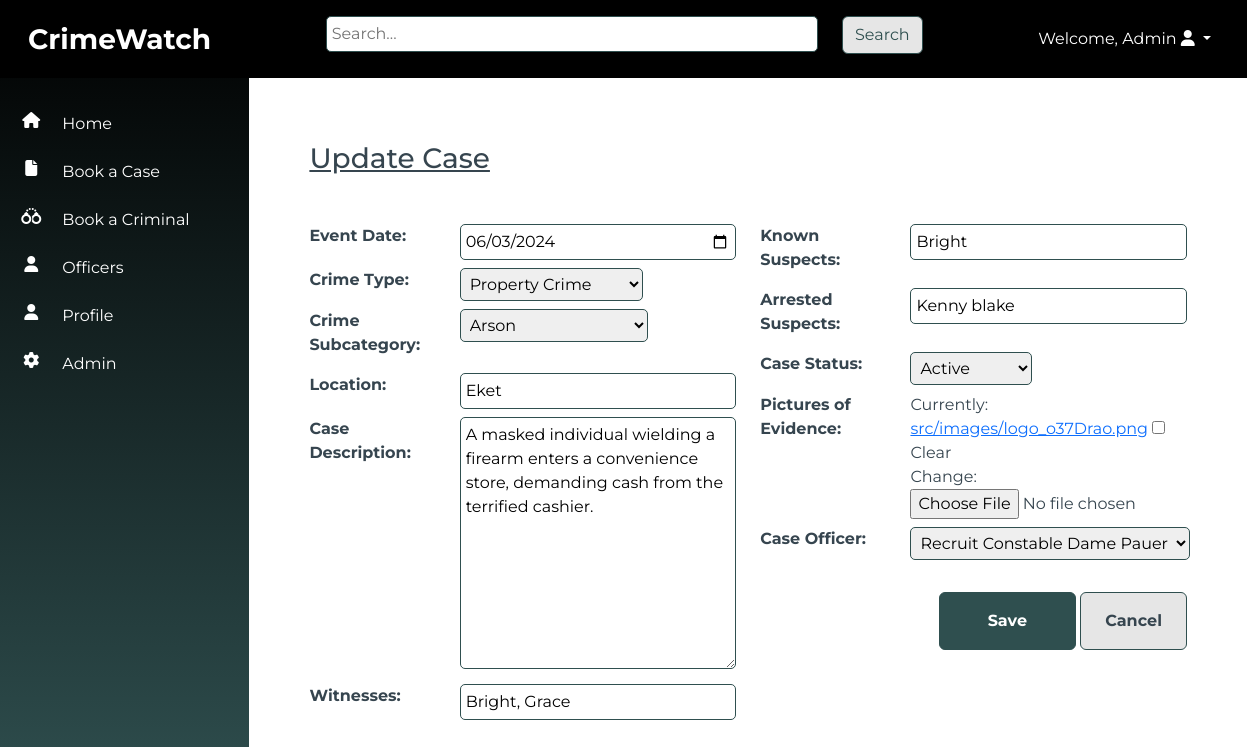
/cases/update/2/ (signed in), run on the app's committed database.
### cases/models.py (models this page shows, shortened)
class CriminalCase(models.Model):
    CASE_STATUS_CHOICES = [
        ('active', 'Active'),
        ('in_progress', 'In Progress'),
        ('closed', 'Closed'),
    ]
    case_number = models.CharField(max_length=12, unique=True, editable=False)
    event_date = models.DateTimeField()
    crime_type = models.ForeignKey(CrimeType, on_delete=models.CASCADE)
    crime_subcategory = models.ForeignKey(CrimeSubcategory, on_delete=models.CASCADE)
    location_of_crime = models.CharField(max_length=255)
    case_description = models.TextField()
    witnesses = models.CharField(max_length=255)
    known_suspects = models.CharField(max_length=255)
    arrested_suspects = models.CharField(max_length=255)
    case_status = models.CharField(max_length=12, choices=CASE_STATUS_CHOICES)
    pictures_of_evidence = models.ImageField(upload_to='src/images/', null=True, blank=True)
    case_officer = models.ForeignKey(Officer, on_delete=models.CASCADE, null=True)

### cases/views.py (the view)
# urls.py: path('update/<int:pk>/', views.case_update, name='case_update'),
@login_required
def case_update(request, pk):
    criminal_case = get_object_or_404(CriminalCase, pk=pk)
    if request.method == 'POST':
        form = CriminalCaseForm(request.POST, request.FILES, instance=criminal_case)
        if form.is_valid():
            form.save()
            return redirect('case_list')
    else:
        form = CriminalCaseForm(instance=criminal_case)
    return render(request, 'case_form.html', {'form': form})

### cases/forms.py
class CriminalCaseForm(forms.ModelForm):
    class Meta:
        model = CriminalCase
        fields = '__all__'
        widgets = {
            'event_date': forms.DateInput(attrs={'type': 'date'}),
        }
    def __init__(self, *args, **kwargs):
        super(CriminalCaseForm, self).__init__(*args, **kwargs)
        self.fields['crime_subcategory'].queryset = CrimeSubcategory.objects.none()
        if 'crime_type' in self.data:
            try:
                crime_type_id = int(self.data.get('crime_type'))
                self.fields['crime_subcategory'].queryset = CrimeSubcategory.objects.filter(crime_type_id=crime_type_id).order_by('name')
            except (ValueError, TypeError):
                pass  # invalid input from the client; ignore and use empty queryset
        elif self.instance.pk:
            self.fields['crime_subcategory'].queryset = self.instance.crime_type.crimesubcategory_set.order_by('name')

### cases/models.py (called while the page is built)
    def __str__(self):
        return self.name

    def __str__(self):
        return self.name

### officers/models.py (called while the page is built)
    def __str__(self):
        return f"{self.rank} {self.name}"

### cases/templates/case_form.html (shortened to what this page needs)
{% extends 'base.html' %}
{% block content %}
<div class="container-fluid p-5">
    <h1 class="fs-3 mb-3 text-decoration-underline">{{ form.instance.pk|yesno:"Update Case, Book a Case" }}</h1>
    <form method="post" enctype="multipart/form-data" class="needs-validation mt-5">
        <div class="row">
            <div class="col-md-6">
                <div class="row mb-2 align-items-start">
                    <div class="col-md-5 col-lg-4">
                        <label class="form-label fw-bold" for="id_event_date">Event Date:</label>
                    </div>
                    <div class="col-md-7 col-lg-8 rounded-top">
                        {{ form.event_date }}
                    </div>
                </div>
                <div class="row mb-2 align-items-start">
                    <div class="col-md-5 col-lg-4">
                        <label class="form-label fw-bold" for="id_crime_type">Crime Type:</label>
                    </div>
                    <div class="col-md-7 col-lg-8 rounded-top">
                        {{ form.crime_type }}
                    </div>
                </div>
                <div class="row mb-2 align-items-start">
                    <div class="col-md-5 col-lg-4">
                        <label class="form-label fw-bold" for="id_crime_subcategory">Crime Subcategory:</label>
                    </div>
                    <div class="col-md-7 col-lg-8 rounded-top">
                        {{ form.crime_subcategory }}
                    </div>
                </div>
                <div class="row mb-2 align-items-start">
                    <div class="col-md-5 col-lg-4">
                        <label class="form-label fw-bold" for="id_location_of_crime">Location:</label>
                    </div>
                    <div class="col-md-7 col-lg-8 rounded-top">
                        {{ form.location_of_crime }}
                    </div>
                </div>
                <div class="row mb-2 align-items-start">
                    <div class="col-md-5 col-lg-4">
                        <label class="form-label fw-bold" for="id_case_description">Case Description:</label>
                    </div>
                    <div class="col-md-7 col-lg-8 rounded-top">
                        {{ form.case_description }}
                    </div>
                </div>
                <div class="row mb-2">
                    <div class="col-md-5 col-lg-4">
                        <label class="form-label fw-bold" for="id_witnesses">Witnesses:</label>
                    </div>
                    <div class="col-md-7 col-lg-8 ">
                        {{ form.witnesses }}
                    </div>
                </div>
            </div>
            <div class="col-md-6">
                <div class="row mb-2">
                    <div class="col-md-5 col-lg-4">
                        <label class="form-label fw-bold" for="id_known_suspects">Known Suspects:</label>
                    </div>
                    <div class="col-md-7 col-lg-8 ">
                        {{ form.known_suspects }}
                    </div>
                </div>
                <div class="row mb-2">
                    <div class="col-md-5 col-lg-4">
                        <label class="form-label fw-bold" for="id_arrested_suspects">Arrested Suspects:</label>
                    </div>
                    <div class="col-md-7 col-lg-8 ">
                        {{ form.arrested_suspects}}
                    </div>
                </div>
                <div class="row mb-2">
                    <div class="col-md-5 col-lg-4">
                        <label class="form-label fw-bold" for="id_case_status">Case Status:</label>
                    </div>
                    <div class="col-md-7 col-lg-8 ">
                        {{ form.case_status }}
                    </div>
                </div>
                <div class="row mb-2">
                    <div class="col-md-5 col-lg-4">
                        <label class="form-label fw-bold" for="id_pictures_of_evidence">Pictures of Evidence:</label>
                    </div>
                    <div class="col-md-7 col-lg-8 ">
                        {{ form.pictures_of_evidence }}
                    </div>
                </div>
                <div class="row mb-2">
                    <div class="col-md-5 col-lg-4">
                        <label class="form-label fw-bold" for="id_case_officer">Case Officer:</label>
                    </div>
                    <div class="col-md-7 col-lg-8 ">
                        {{ form.case_officer }}
                    </div>
                </div>
                <div class="float-end mt-4 " role="group" aria-label="Basic example">
                    <button type="submit" class="btn btn-primary p-3 px-5 fw-bold">Save</button>
                    <a href="{% url 'case_list' %}" class="btn btn-gray p-3 px-4 fw-bold">Cancel</a>
                  </div>
            </div>
        </div>
    </form>
</div>
 {% endblock %}

### templates/base.html (shortened to what this page needs)
<!DOCTYPE html>
<html lang="en">
<head>
    <link rel="stylesheet" href="https://cdnjs.cloudflare.com/ajax/libs/font-awesome/6.5.2/css/all.min.css">
    {% load static %}
    <link rel="stylesheet" type="text/css" href="{% static 'src/styles.css' %}">
    <link href="https://cdn.jsdelivr.net/npm/bootstrap@5.3.3/dist/css/bootstrap.min.css" rel="stylesheet">
</head>
<body>
    <nav class="navbar navbar-expand-sm navbar-dark p-3">
        <div class="container-fluid">
            <div class="col-md-3"><a class="navbar-brand fs-3 fw-bold" href="{% url 'home' %}">CrimeWatch</a></div>
            <div class="col-md-6 d-none d-sm-block">
              <form method="get" action="{% url 'search_results' %}">
                <div class="row mb-2 align-items-start">
                  <div class="col-md-10">
                    <input type="text" name="q" placeholder="Search...">
                  </div>
                  <div class="col-md-2 rounded-top">
                    <button type="submit" class="btn btn-gray">Search</button>
                  </div>
              </div>
            </form>
          </div>
                <div class="col-md-3 d-none d-sm-block float-end">
                  {% if user.is_authenticated %}
                  <ul class="navbar-nav ml-3 justify-content-end">
                  <li class="dropdown nav-item">
                      <a href="#" class="dropdown-toggle nav-link text-white text-capitalize" data-bs-toggle="dropdown">Welcome, {{ user.username }} <i class="fa fa-user"></i> <b class="caret"></b></a>
                  </li></ul>
                  {% else %}
                  <li><a href="{% url 'login' %}">Login</a></li>
                  {% endif %}
          </div>
        </div>
      </nav>
    <div class="container-fluid">
        <div class="row">
        <div class="vert-bar d-none d-sm-block">
            <ul class="navbar-nav">
              <li class="nav-item my-1  py-2 row align-items-start">
                <i class="col-3 fa fa-house text-center"></i>
                <a class="col-9 nav-link p-0 m-0" href="{% url 'home' %}">Home</a>
              </li>
              <li class="nav-item my-1  py-2 row align-items-start">
                <i class="col-3 fa fa-file text-center"></i>
                <a class="col-9 nav-link p-0 m-0" href="{% url 'case_create' %}">Book a Case</a>
              </li>
              <li class="nav-item my-1  py-2 row align-items-start">
                <i class="col-3 fa fa-handcuffs text-center"></i>
                <a class="col-9 nav-link p-0 m-0" href="{% url 'criminal_create' %}">Book a Criminal</a>
              </li>
              <li class="nav-item my-1 py-2 row align-items-start">
                <i class="col-3 fa fa-user text-center"></i>
                <a class="col-9 nav-link p-0 m-0" href="{% url 'officer_list' %}">Officers</a>
              </li>
              <li class="nav-item my-1 py-2 row align-items-start">
                <i class="col-3 fa fa-user text-center"></i>
                <a class="col-9 nav-link p-0 m-0" href="{% url 'profile' %}">Profile</a>
              </li>
              <li class="nav-item my-1 py-2 row align-items-start">
                <i class="col-3 fa fa-gear text-center"></i>
                <a class="col-9 nav-link p-0 m-0" href="{% url 'admin:index' %}">Admin</a>
              </li>
              </ul>
        </div>
        <div class="content pt-3">
            {% block content %}{% endblock %}
        </div>
        </div>
    </div>
</body>
</html>

### static/src/styles.css (style rules this page uses)
body { font-family: 'Montserrat', sans-serif !important; color: var(--charcoal) !important; }
:root { --dark-slate-gray:#2F4F4F; --dark-khaki: #BDB76B; --crimson-red: #DC143C; --ivory: ##FFFFF0; --charcoal: #36454F; --dim-gray: #696969; --orange: #FFa500 }
.navbar { background:black; color: var(--dark-slate-gray) !important; z-index: 2; }
.btn-primary { background-color: var(--dark-slate-gray) !important; border-color: var(--dark-slate-gray) !important; }
.btn-gray { background-color: #e6e6e6 !important; color: var(--ivory) !important; border-color: var(--dark-slate-gray) !important; }
.vert-bar { background-image: linear-gradient(180deg, black, var(--dark-slate-gray)) !important; position: fixed; top: 0; left: 0; z-index: 1; padding-top: 100px !important; width: 20% !important; height: 100%; color: white; padding: 20px 0; overflow-x: hidden; }
input[type="text"], input[type="number"], input[type="email"], input[type="date"], textarea { width:100%; border-radius: 5px; border: solid 1px #2F4F4F; padding:5px; }
select { border-radius: 5px !important; border: solid 1px #2F4F4F; padding:5px !important; }
.content { width:80% !important; margin: auto 0 0 20%; }

### data on the page
CriminalCase: instance.pk "Update Case", event_date "06/03/2024", crime_type "Property Crime", crime_subcategory "Arson", location_of_crime "Eket", case_description "A masked individual wielding a firearm enters a convenience store, demanding cash from the terrified cashier.", witnesses "Bright, Grace", known_suspects "Bright", arrested_suspects "Kenny blake", case_status "Active", case_officer "Recruit Constable Dame Pauer"

### other printed values
{{ user.username }} "Admin"
